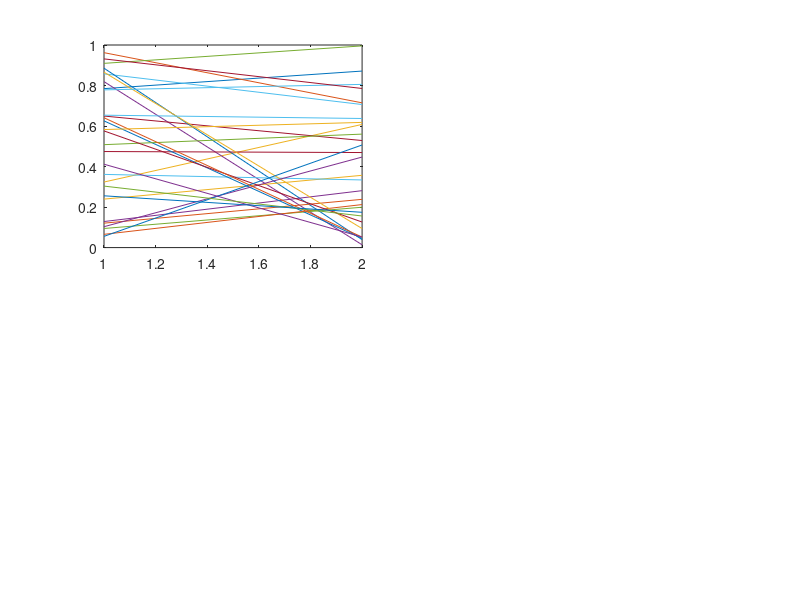

Reproduce this figure in MATLAB. (Note: this script raises an error after producing the figure.)
# demo for JMathLib

disp("Hello this is a demo of JMathLib")
pause(1)

disp("Hello");
pause(1);
disp("Hello this ");
pause(1);
disp("Hello this is");
pause(1);
disp("Hello this is a");
pause(1);
disp("Hello this is a demo");
pause(1);
disp("Hello this is a demo of");
pause(1);
disp("Hello this is a demo of JMathLib");
pause(1);

plot(rand(2,20))
pause(1)

subplot(2,2,1);
plot(rand(2,29));
grid(1);

subplot(2,2,2);
plot([1:29],rand(1,29),'g');
grid(1);
hold(1);
pause(1);
plot([1:20],rand(1,20),'b');

